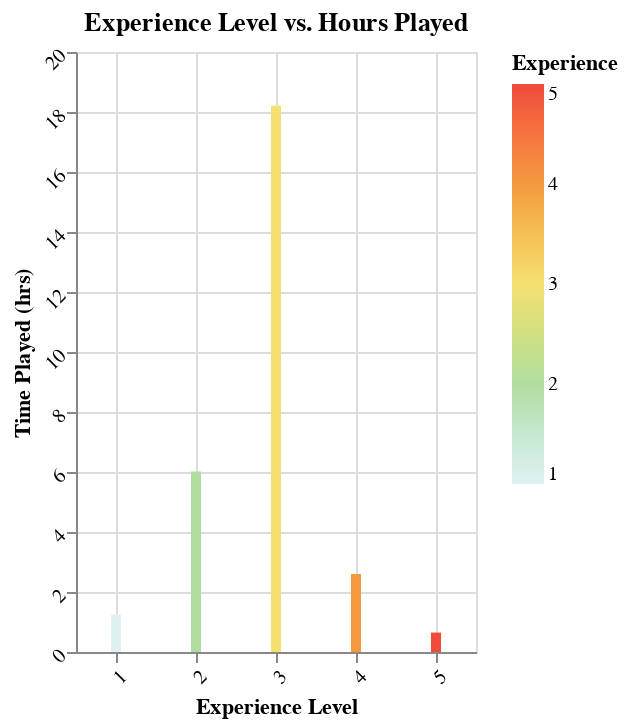

This figure's notebook cell:
### Markdown cell above
#### **2. Visualizing Categorical Variables**

Bar graphs were created for Experience vs. Hours Played and Gender vs. Hours Played to show any major variations among categories that could help provide a basis for our final prediction and analysis. Observation of the Experience vs. Hours Played plot suggests that players with regular gaming experience had a greater average number of hours played. The Gender vs. Hours Played plot shows that participants identifying as non-binary had the most hours played on average, however this may not be representative as the mean data was graphed instead of raw data to prevent major gaps in data. Doing so only determines the average and does not account for the number of participants in each category.

### Code cell
experience_aggregated = player_tidy.groupby("experience")["played_hours"].mean().reset_index()

experience_plot= alt.Chart(experience_aggregated, title = "Experience Level vs. Hours Played").mark_bar().encode(
    x= alt.X('experience').title('Experience Level'),
    y= alt.Y('played_hours').title('Time Played (hrs)'),
    color=alt.Color('experience', legend=alt.Legend(title='Experience'), scale=alt.Scale(scheme='lightmulti'))
).properties(
        width = 200,
        height = 300
).configure_axis(
    labelAngle=-45
)
                                                                                   
experience_plot

### Figure 1 — Vega-Lite specification as saved in the notebook (floating-point values rounded to 4 significant figures)
{"config": {"view": {"continuousWidth": 300, "continuousHeight": 300}, "axis": {"labelAngle": -45}}, "data": {"name": "data-b6d5dae7539db7c825e4605c29472b22"}, "mark": {"type": "bar"}, "encoding": {"color": {"field": "experience", "legend": {"title": "Experience"}, "scale": {"scheme": "lightmulti"}, "type": "quantitative"}, "x": {"field": "experience", "title": "Experience Level", "type": "quantitative"}, "y": {"field": "played_hours", "title": "Time Played (hrs)", "type": "quantitative"}}, "height": 300, "title": "Experience Level vs. Hours Played", "width": 200, "$schema": "https://vega.github.io/schema/vega-lite/v5.20.1.json", "datasets": {"data-b6d5dae7539db7c825e4605c29472b22": [{"experience": 1, "played_hours": 1.249}, {"experience": 2, "played_hours": 6.017}, {"experience": 3, "played_hours": 18.21}, {"experience": 4, "played_hours": 2.6}, {"experience": 5, "played_hours": 0.6479}]}}
